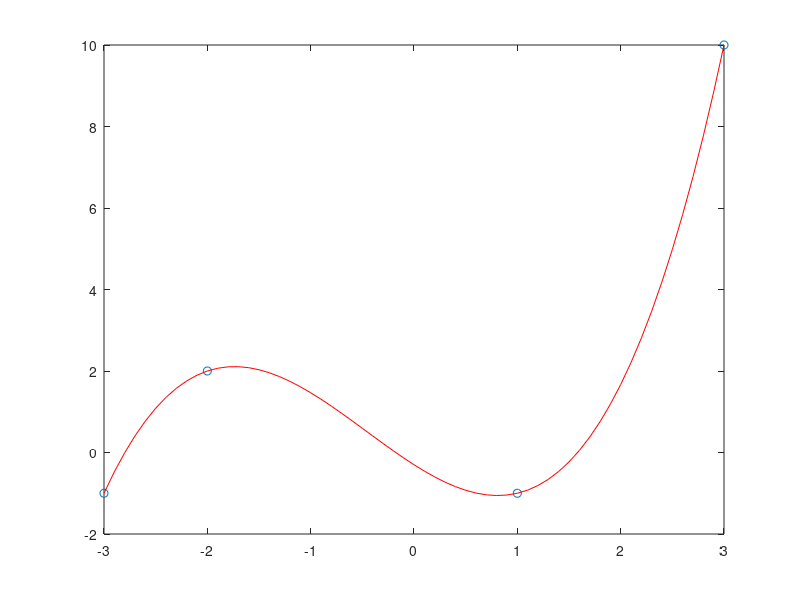

Write the MATLAB code that produced this figure.
x = [-3 -2 1 3];
y = [-1 2 -1 10];
n = length(x);

%for i = 1:n
%   A(i,1) = y(i);
%end
A(:, 1) = y; % Mesma coisa do código comentado acima

for j = 2:n
   for i = j:n
       A(i,j) = (A(i,j-1) - A(i-1,j-1)) / (x(i) - x(i-j+1));
   end
end

xp = [-3:0.1:3];
n1 = length(xp);

for k = 1:n1
    soma = A(1,1);
    for i = 2:n
      mult = A(i,i);
       for j = 1:i-1
         mult = mult*(xp(k) - x(j));
       end
       soma = soma + mult;
    end
    xpontos(k) = soma;
end

plot(x,y,'o')
hold on
plot(xp,xpontos,'r')
hold on
pause
